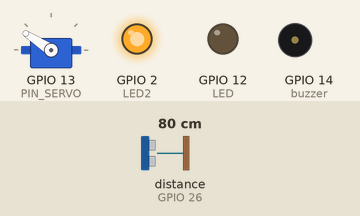
This sketch was run on a simulated ESP32. On the bench: servo, output pins drawn as LEDs (lit = HIGH), buzzer (waves = sounding). Wiring (inferred from the names in the program): ultrasonic range finder: trigger GPIO 25; echo GPIO 26. Inputs (shaded band) come from the test bench; at power-on: distance to the obstacle (sensor on GPIO 26) 80 cm. The echo pulse lasts 58.3 µs per cm; pins used as bus, display or sensor lines are not drawn; what the sketch prints to the serial monitor is not drawn.

Above: at 1.2 s.
1.3 s: distance to the obstacle (sensor on GPIO 26) set to 31 cm
At 1.8 s:
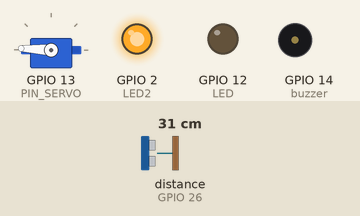
4.3 s: distance to the obstacle (sensor on GPIO 26) set to 28 cm
At 5.28 s:
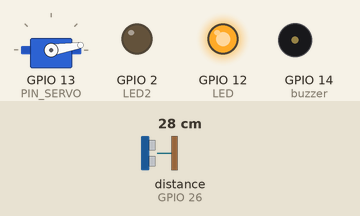
7.3 s: distance to the obstacle (sensor on GPIO 26) set to 35 cm
10.3 s: distance to the obstacle (sensor on GPIO 26) set to 2 cm
At 11.3 s:
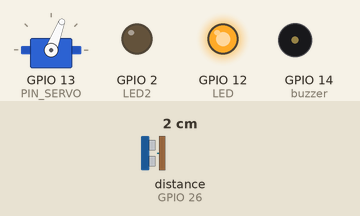
13.3 s: distance to the obstacle (sensor on GPIO 26) set to 60 cm
16.3 s: distance to the obstacle (sensor on GPIO 26) set to 4 cm
At 17.27 s:
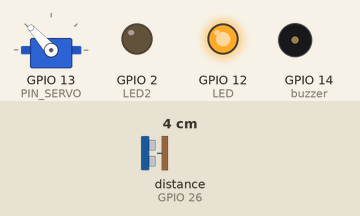
Timing chart, 0 to 32.2 s (numbered marks = the images above; inputs shaded):
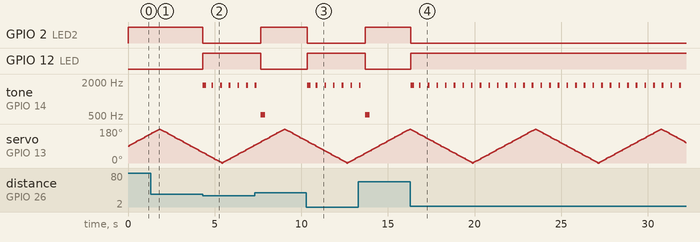

Measured:
- the behaviour switches between 30 and 29 cm on distance to the obstacle (sensor on GPIO 26) (found by bisection; images 1 and 2)
- after the input at 4.3 s, GPIO 2 (LED2): HIGH → LOW at once; GPIO 12 (LED): LOW → HIGH at once; tone on GPIO 14 (buzzer): goes 1760 Hz 0.20 s, silent 0.30 s, 4 × (1760 Hz 0.10 s, silent 0.40 s), 1760 Hz 0.10 s, then silent, starting at once
- after the input at 7.3 s, GPIO 2 (LED2): LOW → HIGH after 0.37 s; GPIO 12 (LED): HIGH → LOW after 0.37 s
- after the input at 10.3 s, GPIO 2 (LED2): HIGH → LOW at once; GPIO 12 (LED): LOW → HIGH at once; tone on GPIO 14 (buzzer): goes 1760 Hz 0.20 s, silent 0.30 s, 4 × (1760 Hz 0.10 s, silent 0.40 s), 1760 Hz 0.10 s, then silent, starting at once
- after the input at 13.3 s, GPIO 2 (LED2): LOW → HIGH after 0.40 s; GPIO 12 (LED): HIGH → LOW after 0.40 s
- after the input at 16.3 s, GPIO 2 (LED2): HIGH → LOW at once; GPIO 12 (LED): LOW → HIGH at once; tone on GPIO 14 (buzzer): goes 1760 Hz 0.20 s, silent 0.30 s, 30 × (1760 Hz 0.10 s, silent 0.40 s), 1760 Hz 0.10 s, then silent, starting at once

The sketch:

Radar_Final.ino
```cpp
#include <WiFi.h>
#include <WebServer.h>
#include <ESP32Servo.h>
#include "pitches.h"

// ======================= PINOS =======================
#define buzzer     14   // Buzzer PASSIVO (+) -> GPIO14, (-) -> GND
#define LED        12   // LED vermelho (objeto ENCONTRADO) -> resistor 220R -> GND
#define LED2        2   // LED verde    (NENHUM objeto)     -> resistor 220R -> GND
#define PIN_TRIG   25   // HC-SR04 TRIG
#define PIN_ECHO   26   // HC-SR04 ECHO (use divisor de tensão 5V -> 3.3V!)
#define PIN_SERVO  13   // SG90 sinal (fio laranja/amarelo)

// ======================= WI-FI =======================
const char* ssid_ap  = "ESP32_Sensor";
const char* senha_ap = "12345678";


WebServer server(80);
Servo servo;

// ======================= PARÂMETROS =======================
const float DISTANCIA_LIMITE = 30.0;  // cm: abaixo disso = objeto encontrado
const int   PASSO_GRAUS      = 3;     // avanço do servo a cada leitura
const unsigned long INTERVALO_MS = 60; // tempo entre leituras/passos
const unsigned long HOLD_MS      = 400; // mantém alarme ativo após última detecção

// ======================= ESTADO =======================
int   anguloAtual = 90;
int   direcao = 1;
float distanciaAtual = 0.0;
bool  leituraValida = false;
bool  objetoNoAngulo = false;

unsigned long ultimaLeitura = 0;
unsigned long ultimoDetectado = 0;
bool alarmeAtivo = false;

unsigned long buzzerDesligaEm = 0;
unsigned long proximoBipObjeto = 0;

// ======================= BUZZER (não bloqueante) =======================
void bip(unsigned int freq, unsigned long ms) {
  tone(buzzer, freq);
  buzzerDesligaEm = millis() + ms;
}

// ======================= PÁGINA 1: LEITURAS =======================
const char PAGINA_INICIO[] PROGMEM = R"rawliteral(
<!DOCTYPE html><html><head><meta charset='UTF-8'>
<meta name='viewport' content='width=device-width, initial-scale=1.0'>
<title>Monitor ESP32</title>
<style>
body{font-family:Arial,sans-serif;text-align:center;background:#121212;color:#fff;margin-top:30px}
.card{background:#1e1e1e;border-radius:15px;padding:20px;margin:15px auto;max-width:320px;box-shadow:0 4px 8px rgba(0,0,0,.5)}
.valor{font-size:40px;font-weight:bold;color:#00e676;margin:8px 0}
.rotulo{font-size:16px;color:#aaa}
a.btn{display:inline-block;margin-top:10px;padding:14px 28px;background:#00e676;color:#000;font-weight:bold;border-radius:10px;text-decoration:none}
</style>
<script>
setInterval(()=>{fetch('/dados').then(r=>r.json()).then(d=>{
 document.getElementById('dist').innerText=d.valida?d.distancia.toFixed(1)+' cm':'Fora de alcance';
 document.getElementById('ang').innerText=d.angulo+' °';
 const s=document.getElementById('st');
 s.innerText=d.alarme?'OBJETO ENCONTRADO':'Nenhum objeto';
 s.style.color=d.alarme?'#ff1744':'#00e676';
});},300);
</script></head><body>
<h1>Leitura do Sensor</h1>
<div class='card'><div class='rotulo'>DISTÂNCIA</div><div class='valor' id='dist'>--</div></div>
<div class='card'><div class='rotulo'>ANGULAÇÃO DO SERVO</div><div class='valor' id='ang'>--</div></div>
<div class='card'><div class='rotulo'>STATUS</div><div class='valor' id='st' style='font-size:24px'>--</div></div>
<a class='btn' href='/radar'>Abrir Radar</a>
</body></html>
)rawliteral";

// ======================= PÁGINA 2: RADAR 180° =======================
const char PAGINA_RADAR[] PROGMEM = R"rawliteral(
<!DOCTYPE html><html><head><meta charset='UTF-8'>
<meta name='viewport' content='width=device-width, initial-scale=1.0'>
<title>Radar ESP32</title>
<style>
body{font-family:Arial,sans-serif;text-align:center;background:#000;color:#0f0;margin:0;padding:10px}
canvas{background:#001a00;border-radius:12px;max-width:100%}
#info{margin:8px;font-size:18px}
a{color:#0f0}
</style></head><body>
<h2>Radar 180°</h2>
<canvas id='c'></canvas>
<div id='info'>--</div>
<a href='/'>&larr; Voltar</a>
<script>
const MAX=50;            // alcance exibido (cm)
const FADE=4000;         // tempo (ms) que o ponto vermelho permanece
const c=document.getElementById('c'),x=c.getContext('2d');
let W,H,cx,cy,R,pts=[],cur={angulo:90,distancia:0,valida:false,detectado:false};
function resize(){W=Math.min(window.innerWidth-20,640);H=W/2+30;c.width=W;c.height=H;cx=W/2;cy=H-20;R=W/2-20;}
resize();window.onresize=resize;
function pol(a,r){const t=a*Math.PI/180;return[cx+r*Math.cos(t),cy-r*Math.sin(t)];}
function draw(){
 x.clearRect(0,0,W,H);
 x.strokeStyle='#0a6';x.fillStyle='#0a6';x.lineWidth=1;x.font='11px Arial';
 for(let i=1;i<=4;i++){x.beginPath();x.arc(cx,cy,R*i/4,Math.PI,2*Math.PI);x.stroke();
  x.fillText(Math.round(MAX*i/4)+'cm',cx+R*i/4-26,cy+12);}
 for(let a=0;a<=180;a+=30){const p=pol(a,R);x.beginPath();x.moveTo(cx,cy);x.lineTo(p[0],p[1]);x.stroke();
  const q=pol(a,R+12);x.fillText(a+'°',q[0]-10,q[1]+4);}
 // feixe (rastro verde)
 for(let k=0;k<12;k++){const p=pol(cur.angulo-k*(cur.dir||1)*1.5,R);
  x.strokeStyle='rgba(0,255,0,'+(0.5-k*0.04)+')';x.lineWidth=3;
  x.beginPath();x.moveTo(cx,cy);x.lineTo(p[0],p[1]);x.stroke();}
 // objetos detectados
 const now=Date.now();pts=pts.filter(p=>now-p.t<FADE);
 for(const p of pts){const al=1-(now-p.t)/FADE;const q=pol(p.a,Math.min(p.d,MAX)/MAX*R);
  x.fillStyle='rgba(255,0,0,'+al+')';x.beginPath();x.arc(q[0],q[1],8,0,7);x.fill();
  x.strokeStyle='rgba(255,120,120,'+al+')';x.lineWidth=2;x.stroke();}
}
let last=90;
async function busca(){
 try{const d=await (await fetch('/dados')).json();
  cur.dir=d.angulo>=last?1:-1;last=d.angulo;Object.assign(cur,d);
  if(d.detectado)pts.push({a:d.angulo,d:d.distancia,t:Date.now()});
  if(pts.length>300)pts.shift();
  document.getElementById('info').innerText='Ângulo: '+d.angulo+'°  |  '+
   (d.valida?'Distância: '+d.distancia.toFixed(1)+' cm':'Sem eco')+
   (d.detectado?'  |  OBJETO!':'');
 }catch(e){}
 setTimeout(busca,70);
}
busca();setInterval(draw,50);
</script></body></html>
)rawliteral";

// ======================= ROTAS =======================
void enviarPagina() { server.send_P(200, "text/html", PAGINA_INICIO); }
void enviarRadar()  { server.send_P(200, "text/html", PAGINA_RADAR); }

void enviarDados() {
  String json = "{";
  json += "\"angulo\":" + String(anguloAtual) + ",";
  json += "\"distancia\":" + String(leituraValida ? distanciaAtual : 0.0, 1) + ",";
  json += "\"valida\":" + String(leituraValida ? "true" : "false") + ",";
  json += "\"detectado\":" + String(objetoNoAngulo ? "true" : "false") + ",";
  json += "\"alarme\":" + String(alarmeAtivo ? "true" : "false");
  json += "}";
  server.send(200, "application/json", json);
}

// ======================= SENSOR =======================
void medirDistancia() {
  digitalWrite(PIN_TRIG, LOW);
  delayMicroseconds(2);
  digitalWrite(PIN_TRIG, HIGH);
  delayMicroseconds(10);
  digitalWrite(PIN_TRIG, LOW);

  unsigned long duracao = pulseIn(PIN_ECHO, HIGH, 30000UL);

  if (duracao == 0) {
    leituraValida = false;
    objetoNoAngulo = false;
  } else {
    leituraValida = true;
    distanciaAtual = duracao / 58.0;
    objetoNoAngulo = (distanciaAtual <= DISTANCIA_LIMITE);
  }
}

// ======================= SETUP =======================
void setup() {
  Serial.begin(115200);

  pinMode(LED, OUTPUT);
  pinMode(LED2, OUTPUT);
  pinMode(buzzer, OUTPUT);
  pinMode(PIN_TRIG, OUTPUT);
  pinMode(PIN_ECHO, INPUT);

  digitalWrite(PIN_TRIG, LOW);
  digitalWrite(LED, LOW);
  digitalWrite(LED2, HIGH);   // verde = nenhum objeto

  servo.setPeriodHertz(50);
  servo.attach(PIN_SERVO, 500, 2400);
  servo.write(anguloAtual);

  WiFi.softAP(ssid_ap, senha_ap);
  Serial.print("Rede Wi-Fi criada: ");
  Serial.println(ssid_ap);
  Serial.print("Acesse: http://");
  Serial.println(WiFi.softAPIP());

  server.on("/", enviarPagina);
  server.on("/radar", enviarRadar);
  server.on("/dados", enviarDados);
  server.begin();
}

// ======================= LOOP =======================
void loop() {
  server.handleClient();
  unsigned long agora = millis();

  // Desliga o buzzer quando o bip termina
  if (buzzerDesligaEm && agora >= buzzerDesligaEm) {
    noTone(buzzer);
    buzzerDesligaEm = 0;
  }

  // Varredura: mede no ângulo atual e depois avança o servo
  if (agora - ultimaLeitura >= INTERVALO_MS) {
    ultimaLeitura = agora;

    medirDistancia();
    if (objetoNoAngulo) ultimoDetectado = agora;

    anguloAtual += direcao * PASSO_GRAUS;
    if (anguloAtual >= 180) { anguloAtual = 180; direcao = -1; }
    if (anguloAtual <= 0)   { anguloAtual = 0;   direcao = 1;  }
    servo.write(anguloAtual);
  }

  // Estado do alarme (com "hold" para não piscar entre ângulos)
  bool novoAlarme = (ultimoDetectado != 0) && (agora - ultimoDetectado < HOLD_MS);

  if (novoAlarme && !alarmeAtivo) {
    // Transição: objeto ENCONTRADO -> frequência 1 (aguda)
    bip(NOTE_A6, 200);
    proximoBipObjeto = agora + 500;
  } else if (!novoAlarme && alarmeAtivo) {
    // Transição: objeto PERDIDO -> frequência 2 (grave)
    bip(NOTE_C5, 250);
  }
  alarmeAtivo = novoAlarme;

  // Enquanto o objeto estiver presente, repete o bip agudo
  if (alarmeAtivo && agora >= proximoBipObjeto) {
    bip(NOTE_A6, 100);
    proximoBipObjeto = agora + 500;
  }

  // LEDs de retorno visual
  digitalWrite(LED,  alarmeAtivo ? HIGH : LOW);   // vermelho: objeto
  digitalWrite(LED2, alarmeAtivo ? LOW  : HIGH);  // verde: livre
}
```

pitches.h
```cpp
/**************************************************
   This file defines constants with the frequency
   of different musical notes.
 *************************************************/

#define NOTE_B0  31
#define NOTE_C1  33
#define NOTE_CS1 35
#define NOTE_D1  37
#define NOTE_DS1 39
#define NOTE_E1  41
#define NOTE_F1  44
#define NOTE_FS1 46
#define NOTE_G1  49
#define NOTE_GS1 52
#define NOTE_A1  55
#define NOTE_AS1 58
#define NOTE_B1  62
#define NOTE_C2  65
#define NOTE_CS2 69
#define NOTE_D2  73
#define NOTE_DS2 78
#define NOTE_E2  82
#define NOTE_F2  87
#define NOTE_FS2 93
#define NOTE_G2  98
#define NOTE_GS2 104
#define NOTE_A2  110
#define NOTE_AS2 117
#define NOTE_B2  123
#define NOTE_C3  131
#define NOTE_CS3 139
#define NOTE_D3  147
#define NOTE_DS3 156
#define NOTE_E3  165
#define NOTE_F3  175
#define NOTE_FS3 185
#define NOTE_G3  196
#define NOTE_GS3 208
#define NOTE_A3  220
#define NOTE_AS3 233
#define NOTE_B3  247
#define NOTE_C4  262
#define NOTE_CS4 277
#define NOTE_D4  294
#define NOTE_DS4 311
#define NOTE_E4  330
#define NOTE_F4  349
#define NOTE_FS4 370
#define NOTE_G4  392
#define NOTE_GS4 415
#define NOTE_A4  440
#define NOTE_AS4 466
#define NOTE_B4  494
#define NOTE_C5  523
#define NOTE_CS5 554
#define NOTE_D5  587
#define NOTE_DS5 622
#define NOTE_E5  659
#define NOTE_F5  698
#define NOTE_FS5 740
#define NOTE_G5  784
#define NOTE_GS5 831
#define NOTE_A5  880
#define NOTE_AS5 932
#define NOTE_B5  988
#define NOTE_C6  1047
#define NOTE_CS6 1109
#define NOTE_D6  1175
#define NOTE_DS6 1245
#define NOTE_E6  1319
#define NOTE_F6  1397
#define NOTE_FS6 1480
#define NOTE_G6  1568
#define NOTE_GS6 1661
#define NOTE_A6  1760
#define NOTE_AS6 1865
#define NOTE_B6  1976
#define NOTE_C7  2093
#define NOTE_CS7 2217
#define NOTE_D7  2349
#define NOTE_DS7 2489
#define NOTE_E7  2637
#define NOTE_F7  2794
#define NOTE_FS7 2960
#define NOTE_G7  3136
#define NOTE_GS7 3322
#define NOTE_A7  3520
#define NOTE_AS7 3729
#define NOTE_B7  3951
#define NOTE_C8  4186
#define NOTE_CS8 4435
#define NOTE_D8  4699
#define NOTE_DS8 4978
```
